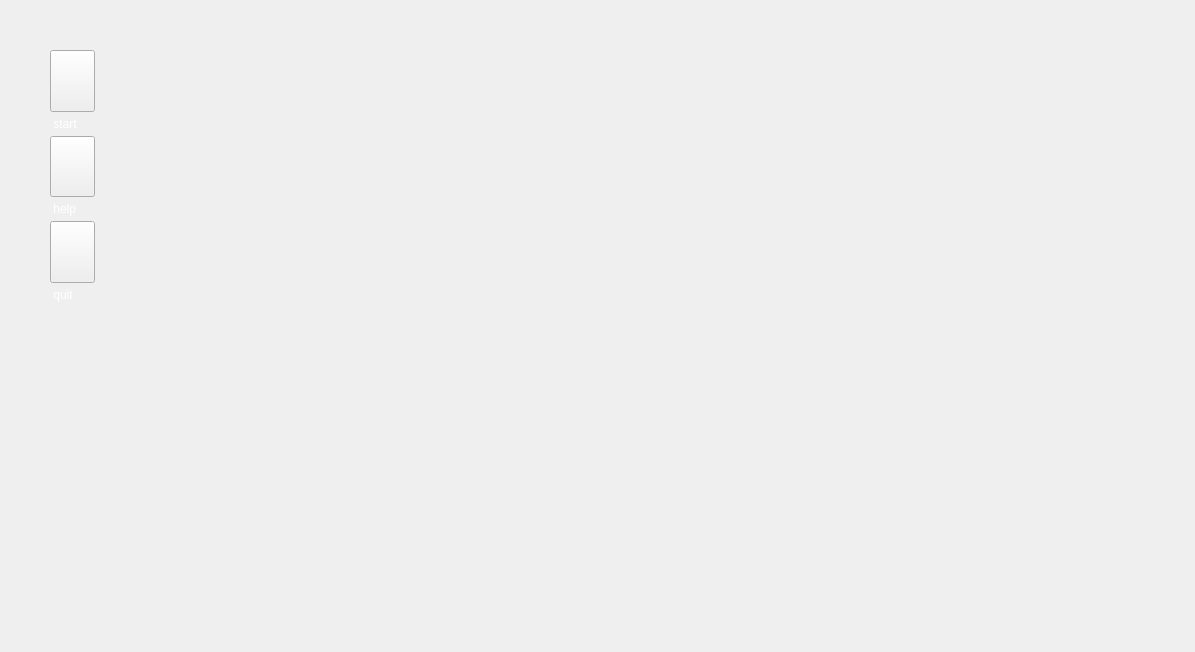
<?xml version="1.0" encoding="UTF-8"?>
<ui version="4.0">
 <class>GM</class>
 <widget class="QMainWindow" name="GM">
  <property name="geometry">
   <rect>
    <x>0</x>
    <y>0</y>
    <width>1195</width>
    <height>652</height>
   </rect>
  </property>
  <property name="sizePolicy">
   <sizepolicy hsizetype="Fixed" vsizetype="Fixed">
    <horstretch>0</horstretch>
    <verstretch>0</verstretch>
   </sizepolicy>
  </property>
  <property name="minimumSize">
   <size>
    <width>1162</width>
    <height>652</height>
   </size>
  </property>
  <property name="maximumSize">
   <size>
    <width>1195</width>
    <height>652</height>
   </size>
  </property>
  <property name="windowTitle">
   <string>钩子英雄</string>
  </property>
  <property name="styleSheet">
   <string notr="true">
border-image: url(:/bg/img/BG_2.jpg);</string>
  </property>
  <widget class="QWidget" name="centralWidget">
   <property name="sizePolicy">
    <sizepolicy hsizetype="Fixed" vsizetype="Fixed">
     <horstretch>0</horstretch>
     <verstretch>0</verstretch>
    </sizepolicy>
   </property>
   <layout class="QVBoxLayout" name="verticalLayout" stretch="50,5,50,5,50,5">
    <property name="spacing">
     <number>5</number>
    </property>
    <property name="sizeConstraint">
     <enum>QLayout::SetNoConstraint</enum>
    </property>
    <property name="leftMargin">
     <number>50</number>
    </property>
    <property name="topMargin">
     <number>50</number>
    </property>
    <property name="rightMargin">
     <number>1100</number>
    </property>
    <property name="bottomMargin">
     <number>350</number>
    </property>
    <item>
     <widget class="QPushButton" name="start">
      <property name="sizePolicy">
       <sizepolicy hsizetype="Preferred" vsizetype="Preferred">
        <horstretch>0</horstretch>
        <verstretch>0</verstretch>
       </sizepolicy>
      </property>
      <property name="styleSheet">
       <string notr="true">border-image: url(:/bg/img/lol.ico);</string>
      </property>
      <property name="text">
       <string/>
      </property>
     </widget>
    </item>
    <item>
     <widget class="QLabel" name="start_text">
      <property name="styleSheet">
       <string notr="true">border-image: url();
font: 12pt &quot;Forte&quot;;
color: rgb(255, 255, 255);</string>
      </property>
      <property name="text">
       <string> start</string>
      </property>
     </widget>
    </item>
    <item>
     <widget class="QPushButton" name="help">
      <property name="sizePolicy">
       <sizepolicy hsizetype="Preferred" vsizetype="Preferred">
        <horstretch>0</horstretch>
        <verstretch>0</verstretch>
       </sizepolicy>
      </property>
      <property name="styleSheet">
       <string notr="true">border-image: url(:/bg/img/app.ico);</string>
      </property>
      <property name="text">
       <string/>
      </property>
     </widget>
    </item>
    <item>
     <widget class="QLabel" name="help_text">
      <property name="layoutDirection">
       <enum>Qt::LeftToRight</enum>
      </property>
      <property name="styleSheet">
       <string notr="true">color: rgb(255, 255, 255);
border-image: url();
font: 12pt &quot;Forte&quot;;</string>
      </property>
      <property name="text">
       <string> help</string>
      </property>
     </widget>
    </item>
    <item>
     <widget class="QPushButton" name="quit">
      <property name="sizePolicy">
       <sizepolicy hsizetype="Preferred" vsizetype="Preferred">
        <horstretch>0</horstretch>
        <verstretch>0</verstretch>
       </sizepolicy>
      </property>
      <property name="styleSheet">
       <string notr="true">border-image: url(:/bg/img/3.png);</string>
      </property>
      <property name="text">
       <string/>
      </property>
     </widget>
    </item>
    <item>
     <widget class="QLabel" name="quit_text_">
      <property name="styleSheet">
       <string notr="true">color: rgb(255, 255, 255);
border-image: url();
font: 12pt &quot;Forte&quot;;</string>
      </property>
      <property name="text">
       <string> quit</string>
      </property>
     </widget>
    </item>
   </layout>
  </widget>
 </widget>
 <layoutdefault spacing="6" margin="11"/>
 <resources/>
 <connections/>
</ui>
